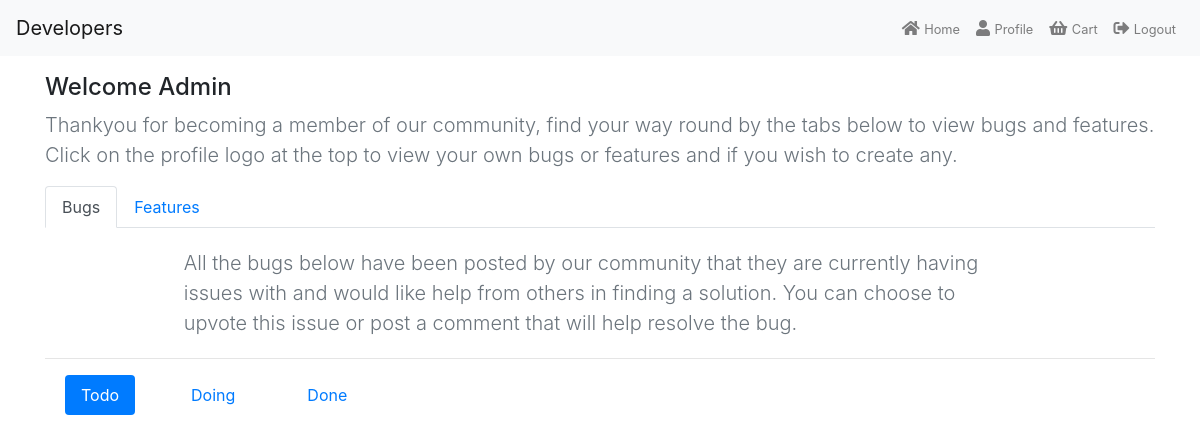
Page /homepage/ (signed in) on the earlier database version.
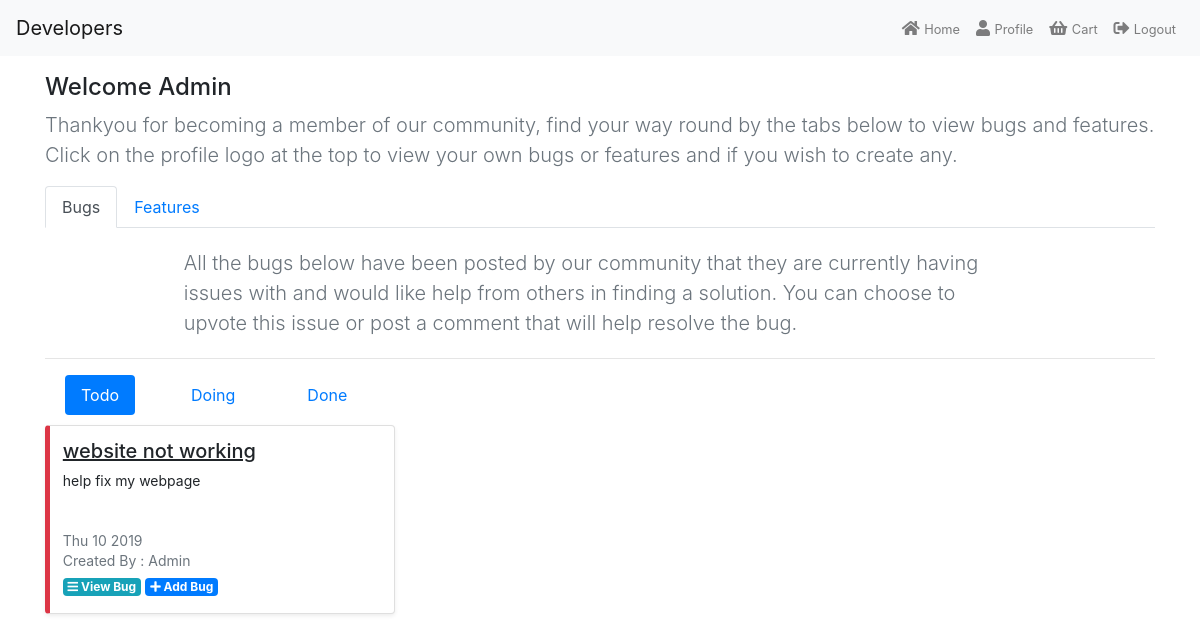
Same page on the later database version.
### bug/models.py (models this page shows, shortened)
class Bug(models.Model):
    app_choices = [
         ("Doing", "Doing"),
         ("Done", "Done")
     ]
    title = models.CharField(max_length=100)
    description = models.TextField()
    created_date = models.DateTimeField(default=timezone.now)
    views = models.IntegerField(default=0)
    upvotes = models.IntegerField(default=0)
    price = models.DecimalField(max_digits=6, decimal_places=2, default=0)
    author = models.ForeignKey(User, on_delete=models.CASCADE)
    assigned = models.CharField(max_length=100, default="")
    status = models.CharField(max_length=10, choices=app_choices, default="Todo")

### home/views.py (the view)
# urls.py: url(r'^homepage/', home, name="home"),
@login_required
def home(request):
    bugs = Bug.objects.all()
    features = Feature.objects.all()
    context = {
        "bugs": bugs,
        "features": features,
    }
    return render(request, "home.html", context)

### cart/contexts.py (called while the page is built)
def cart_contents(request):
     cart = request.session.get('cart', {})
     cart_items = []
     total = 0
     feature_count = 0
     for id, quantity in cart.items():
          feature = get_object_or_404(Feature, pk=id)
          total += feature.price
          feature_count += quantity
          cart_items.append({'quantity': quantity, 'feature': feature})
     return {'cart_items':cart_items, 'total':total, "feature_count": feature_count}

### home/templates/home.html (shortened to what the changed rows need)
{% extends 'base.html' %}
{% block content %}
<div class="container mt-3">
    <div class="tab-content" id="myTabContent">
        <div class="tab-pane fade show active" id="Bug" role="tabpanel"    aria-labelledby="Bug-tab">
            <div class="tab-content" id="pills-tabContent">
                <div class="tab-pane fade show active" id="pills-home" role="tabpanel" aria-labelledby="pills-home-tab">
                    <div class="row">
                        {% for bug in bugs %}
                            {% if bug.status == "Todo" %}
                                <div class="col-md-4">
                                    <div style="border-left: 5px solid #dc3545" class="card flex-md-row mb-4 shadow-sm h-md-250 card-display">
                                        <div class="card-body d-flex flex-column align-items-start">
                                            <h5 class="post-title">
                                                {{ bug.title }}
                                            </h5>
                                            <p class="card-text mb-auto post-text">
                                                {{ bug.description|truncatechars:65 }}
                                            </p>
                                            <div class="mb-1 text-muted post-date">
                                                {{ bug.created_date| date:"D j Y " }}
                                                <br>
                                                Created By : {{ bug.author|capfirst }}
                                            </div>
                                            <div>
                                                <a class="badge badge-info mb-1" href="{% url 'preview_bug' bug.id %}">
                                                    <i class="fa fa-bars" aria-hidden="true"></i>
                                                    View Bug
                                                </a>
                                                <a class="badge badge-primary" href="{% url 'add_bug' bug.id %}">
                                                    <i class="fa fa-plus" aria-hidden="true"></i>
                                                    Add Bug
                                                </a>
                                            </div>
                                        </div>
                                    </div>
                                </div>
                            {% endif %}
                        {% endfor %}
                    </div>
                </div>
            </div>
        </div>
    </div>
</div>
{% endblock %}

Differences in the rows shown:
added Bug: title "website not working", description "help fix my webpage", created_date "Thu 10 2019", author "Admin"
